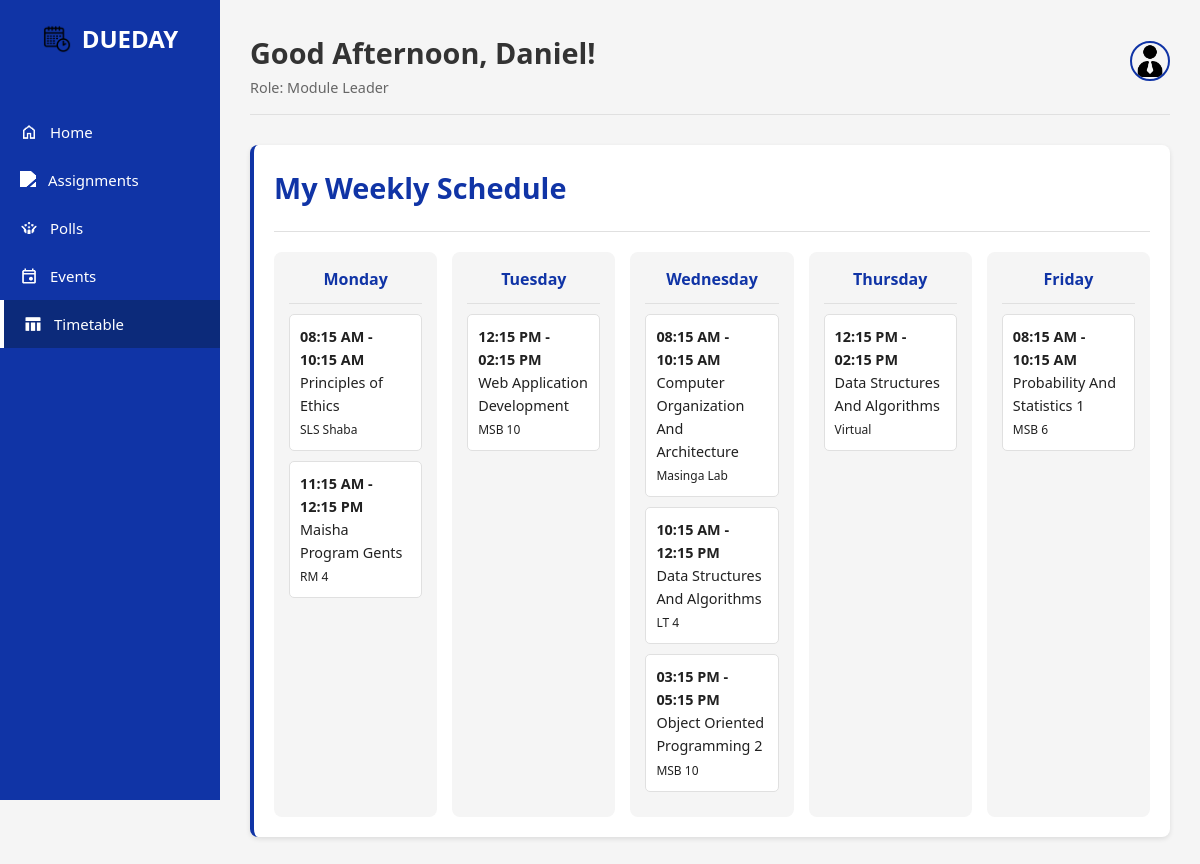
The page /timetable.php (signed in) on the database its author committed.
### tables this page shows
CREATE TABLE `class_schedule` (
  `Entry_ID` int(11) NOT NULL,
  `Class_ID` int(11) NOT NULL,
  `Venue_ID` int(11) NOT NULL,
  `Day_Of_Week` int(11) NOT NULL,
  `Start_Time` time NOT NULL,
  `End_Time` time NOT NULL
);

CREATE TABLE `classes` (
  `Class_ID` int(11) NOT NULL,
  `Class_Name` varchar(100) NOT NULL
);

CREATE TABLE `venues` (
  `Venue_ID` int(11) NOT NULL,
  `Venue_Name` varchar(100) NOT NULL
);

### timetable.php (the view, shortened to what this page needs)
<?php
require_once 'templates/header.php';
$user_schedule_sql = "SELECT
                        cs.Entry_ID,
                        cs.Day_Of_Week,
                        cs.Start_Time,
                        cs.End_Time,
                        c.Class_Name,
                        v.Venue_Name
                    FROM Class_Schedule cs
                    JOIN Classes c ON cs.Class_ID = c.Class_ID
                    JOIN Venues v ON cs.Venue_ID = v.Venue_ID
                    JOIN User_Classes uc ON c.Class_ID = uc.Class_ID
                    WHERE uc.User_ID = ?
                    ORDER BY cs.Day_Of_Week, cs.Start_Time ASC";
$stmt = $conn->prepare($user_schedule_sql);
$stmt->bind_param("i", $user_id);
$stmt->execute();
$schedule_result = $stmt->get_result();
$schedule_by_day = [ 1 => [], 2 => [], 3 => [], 4 => [], 5 => [] ];
while ($row = $schedule_result->fetch_assoc()) {
    if (array_key_exists($row['Day_Of_Week'], $schedule_by_day)) {
        $schedule_by_day[$row['Day_Of_Week']][] = $row;
    }
}
?>
<div class="timetable-container card">
    <div class="page-actions" style="border-bottom: 1px solid var(--medium-gray); padding-bottom: 20px; margin-bottom: 20px;">
        <h2 class="section-title" style="margin-bottom: 0;">My Weekly Schedule</h2>
    </div>
    <div class="weekly-timetable" id="weeklyView">
        <?php
        $days = [1 => 'Monday', 2 => 'Tuesday', 3 => 'Wednesday', 4 => 'Thursday', 5 => 'Friday'];
        foreach ($days as $day_num => $day_name):
        ?>
            <div class="day-column">
                <div class="day-header"><?php echo $day_name; ?></div>
                <?php if (!empty($schedule_by_day[$day_num])): ?>
                    <?php foreach($schedule_by_day[$day_num] as $class): ?>
                        <div class="class-block">
                            <strong><?php echo date('h:i A', strtotime($class['Start_Time'])) . ' - ' . date('h:i A', strtotime($class['End_Time'])); ?></strong><br>
                            <?php echo htmlspecialchars($class['Class_Name']); ?><br>
                            <small><?php echo htmlspecialchars($class['Venue_Name']); ?></small>
                        </div>
                    <?php endforeach; ?>
                <?php else: ?>
                    <p class="no-classes-msg">No classes scheduled.</p>
                <?php endif; ?>
            </div>
        <?php endforeach; ?>
    </div>
</div>
<?php
require_once 'templates/footer.php';
?>

### assets/css/style.css (style rules this page uses)
:root { --egyptian-blue: #1034A6; --egyptian-blue-light: #2a4cb3; --egyptian-blue-dark: #0c2a7a; --light-gray: #f5f5f5; --medium-gray: #e0e0e0; --dark-gray: #333333; --white: #ffffff; --success: #4CAF50; --warning: #FFC107; --danger: #F44336; --navy-shadow: rgba(16, 52, 166, 0.1); --text-primary: #212121; --text-secondary: #666666; }
* { margin: 0; padding: 0; box-sizing: border-box; font-family: 'Segoe UI', Tahoma, Geneva, Verdana, sans-serif; }
body { background-color: var(--light-gray); color: var(--text-primary); line-height: 1.6; }
.section-title { color: var(--egyptian-blue); margin-bottom: 20px; font-size: 1.8rem; }
.page-actions { display: flex; gap: 10px; margin-bottom: 20px; }
.card { background-color: white; border-radius: 8px; padding: 20px; margin-bottom: 20px; box-shadow: 0 2px 5px rgba(0,0,0,0.1); border-left: 4px solid var(--egyptian-blue); }
.timetable-container .page-actions { display: flex; justify-content: space-between; align-items: center; }
.weekly-timetable { display: grid; grid-template-columns: repeat(5, 1fr); gap: 15px; }
.day-column { background-color: var(--light-gray); border-radius: 8px; padding: 15px; }
.day-header { text-align: center; font-weight: 600; color: var(--egyptian-blue); padding-bottom: 10px; margin-bottom: 10px; border-bottom: 1px solid var(--medium-gray); }
.class-block { background-color: var(--white); border-radius: 5px; padding: 10px; margin-bottom: 10px; font-size: 0.9rem; border: 1px solid var(--medium-gray); }

### rows shown on the page
class_schedule: Start_Time "08:15 AM", End_Time "10:15 AM", Class_ID.Class_Name "Principles of Ethics", Venue_ID.Venue_Name "SLS Shaba"
class_schedule: Start_Time "11:15 AM", End_Time "12:15 PM", Class_ID.Class_Name "Maisha Program Gents", Venue_ID.Venue_Name "RM 4"
class_schedule: Start_Time "12:15 PM", End_Time "02:15 PM", Class_ID.Class_Name "Web Application Development", Venue_ID.Venue_Name "MSB 10"
class_schedule: Start_Time "08:15 AM", End_Time "10:15 AM", Class_ID.Class_Name "Computer Organization And Architecture", Venue_ID.Venue_Name "Masinga Lab"
class_schedule: Start_Time "10:15 AM", End_Time "12:15 PM", Class_ID.Class_Name "Data Structures And Algorithms", Venue_ID.Venue_Name "LT 4"
class_schedule: Start_Time "03:15 PM", End_Time "05:15 PM", Class_ID.Class_Name "Object Oriented Programming 2", Venue_ID.Venue_Name "MSB 10"
class_schedule: Start_Time "12:15 PM", End_Time "02:15 PM", Class_ID.Class_Name "Data Structures And Algorithms", Venue_ID.Venue_Name "Virtual"
class_schedule: Start_Time "08:15 AM", End_Time "10:15 AM", Class_ID.Class_Name "Probability And Statistics 1", Venue_ID.Venue_Name "MSB 6"

### other values the page prints
$time_based_greeting "Good Afternoon,"
$user_fname "Daniel"
$user_role "Module Leader"
$day_name "Monday"
$day_name "Tuesday"
$day_name "Wednesday"
$day_name "Thursday"
$day_name "Friday"
